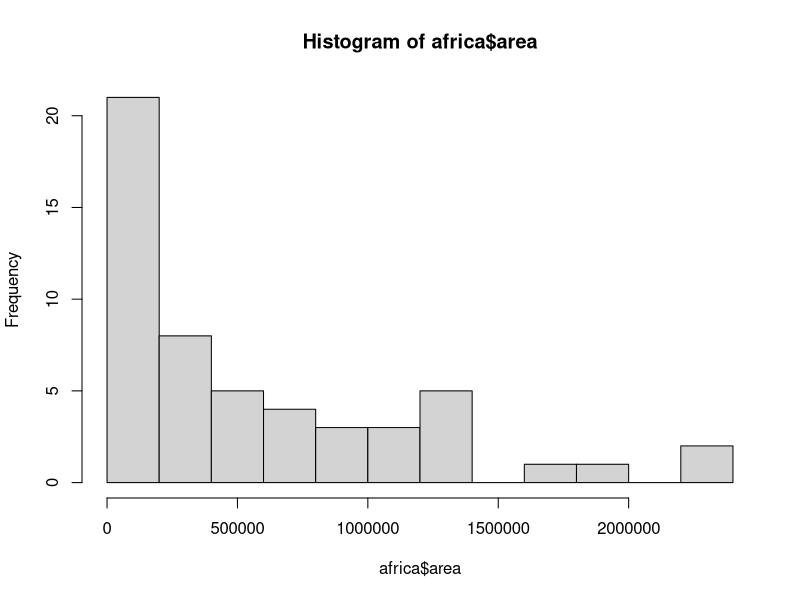
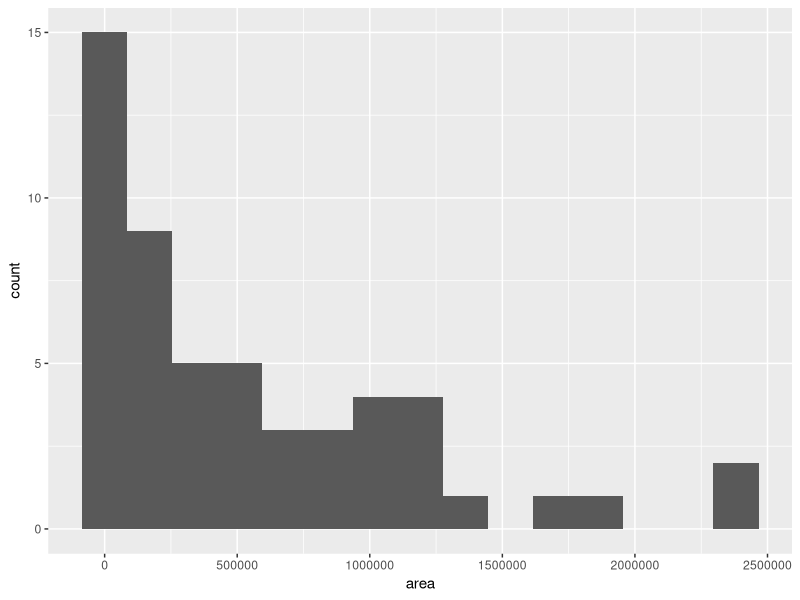
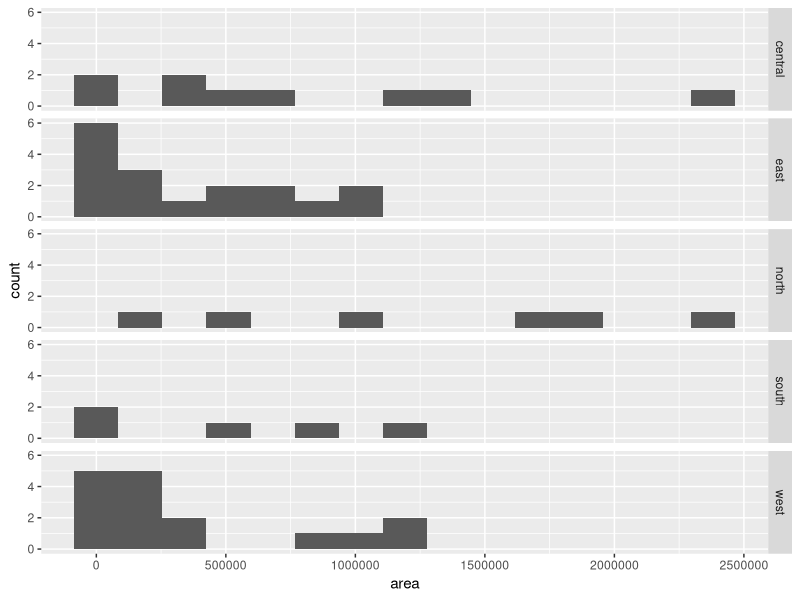

The R script that drew these images, in order:
## ---- chunk 1
library(readr)  # makes importing data a bit easier

africa <- read_csv("africadata.csv")  # works because this file is in my working directory

africa
## ---- chunk 2
hist(africa$area, breaks=15)
## ---- chunk 3
library(tidyverse)  # loads multiple packages, including ggplot2 and dplyr

africa %>%
  ggplot(aes(area)) + 
  geom_histogram(bins=15)
## ---- chunk 4
africa %>%
  ggplot(aes(area)) + 
  geom_histogram(bins=15) + 
  facet_grid(region~.)
## ---- chunk 5
mean(africa$area)
mean(africa$rail)
mean(africa$rail, na.rm=TRUE)
summary(africa)
## ---- chunk 6
africa[1, "rail"]
africa[1, 6]
africa$rail[1]
## ---- chunk 7
africa$country == "Sudan"
africa[africa$country == "Sudan", ]
## ---- chunk 8
africa[africa$road < mean(africa$road), c("country", "road")]  
## ---- chunk 9
africa$gdp_per_cap <- africa$gdp_2017/africa$pop_2017
africa
